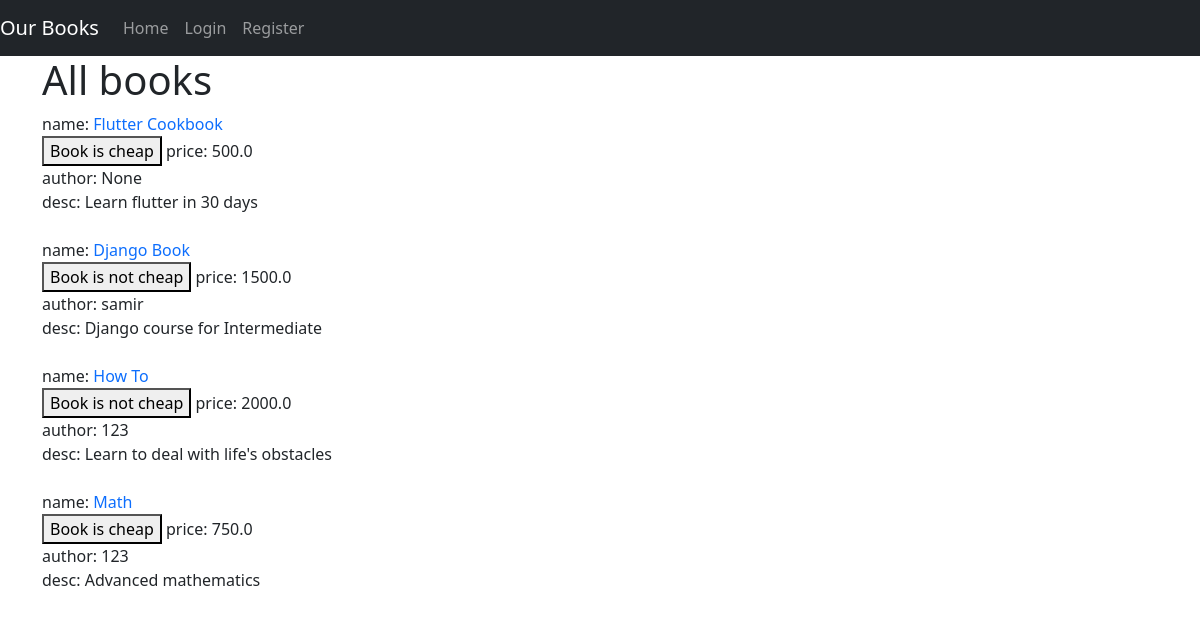
The app's page /, older data.
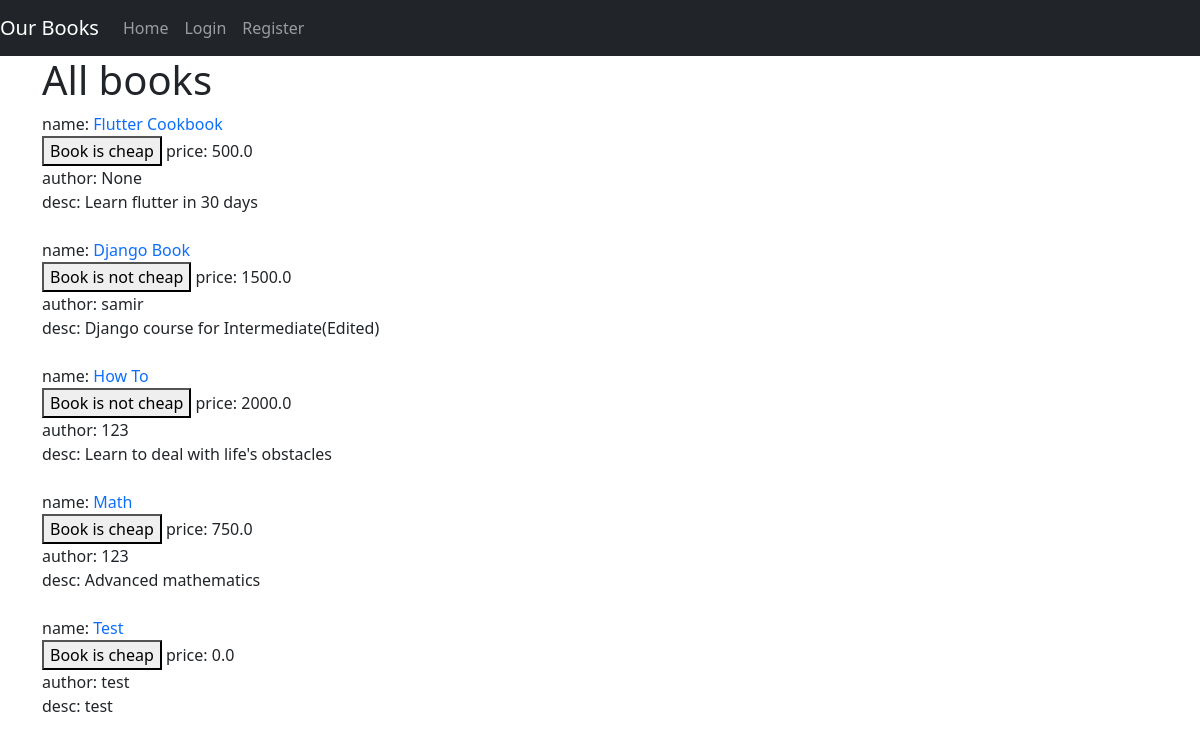
The same page, newer data.
### home/models.py (models this page shows, shortened)
class Book(models.Model):
    name = models.CharField(max_length=50)
    price = models.FloatField()
    desc = models.TextField()
    author = models.ForeignKey(Author, on_delete=models.CASCADE, null=True, blank=True)

### auth_user/models.py (models this page shows)
class Author(models.Model):
    user = models.OneToOneField(User, on_delete=models.CASCADE)
    profile_pic = models.ImageField(upload_to='images', null = True, blank = True)
    def __str__(self) -> str:
        return self.user.username

### home/views.py (the view)
# urls.py: path('', index, name='home'),
def index(request):
    books = Book.objects.all()
    context = {
        'books': books
    }
    return render(request, 'index.html', context)

### templates/index.html (shortened to what this page needs)
{% extends 'base.html' %}
{% load static %}
{% block head %}
<link rel="stylesheet" href='{% static 'css/style.css' %}'>
{% endblock head %}
{% block body %}
    <div class="container">
        <h1>All books</h1>
        {% for book in books %}
            name:
            <a href='{% url 'detail_book' book.pk %}'>
                {{book.name}}
            </a>
            <br>
            {% if book.price > 1200 %}
            <button>Book is not cheap</button>
            {% else %}
            <button>Book is cheap</button>
            {% endif %}
            price: {{book.price}}
            <br>
            author: {{book.author}}
            <br>
            desc: {{book.desc}}
            <br>
            <br>
        {% endfor %}
    </div>
{% endblock body %}

### templates/base.html (shortened to what this page needs)
<!DOCTYPE html>
<html lang="en">
<head>
    <link href="https://cdn.jsdelivr.net/npm/bootstrap@5.1.1/dist/css/bootstrap.min.css" rel="stylesheet">
    {% block head %}{% endblock head %}
</head>
<body>
        <nav class="navbar navbar-expand-lg navbar-dark bg-dark">
    <a class="navbar-brand" href="#">Our Books</a>
    <div class="collapse navbar-collapse" id="navbarSupportedContent">
        <ul class="navbar-nav mr-auto">
        <li class="nav-item active">
            <a class="nav-link" href="{% url 'home' %}">Home </a>
        </li>
        <li class="nav-item active">
            {% if request.user.is_authenticated %}
                <a class="nav-link" href="{% url 'logout' %}">Logout</a>
            {% else %}
                <a class="nav-link" href="{% url 'login_view' %}">Login</a>
            {% endif %}
        </li>
        <li class="nav-item active">
            {% if request.user.is_authenticated %}
            {% else %}
                <a class="nav-link" href="{% url 'register_view' %}">Register</a>
            {% endif %}
        </li>
        </ul>
    </div>
    </nav>
    {% block body %}{% endblock body %}
</body>
</html>

### static/css/style.css (style rules this page uses)
a { text-decoration: none; }

Row changes from the older to the newer data that the page shows:
changed Book "Django Book": desc "Django course for Intermediate" → "Django course for Intermediate(Edited)"
added Book: name "Test", shows "Book is cheap", price "0.0", author "test", desc "test"
